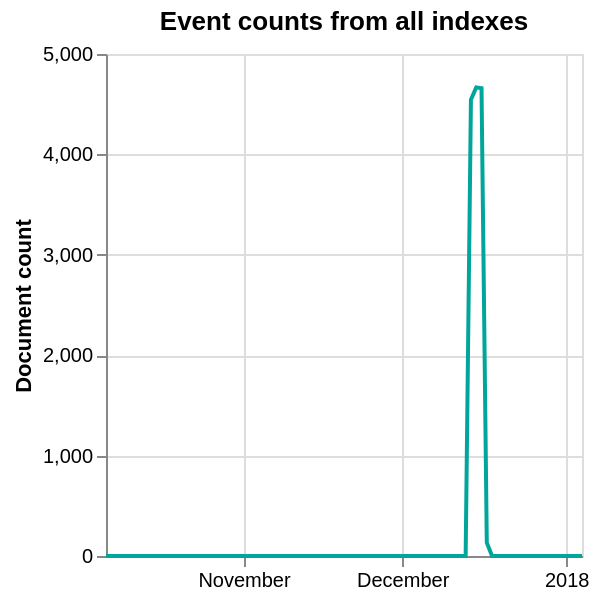

The Vega-Lite source for this figure:
### Vega-Lite specification from a JSON file in a GitHub repository (floating-point values rounded to 4 significant figures)
{"$schema": "https://vega.github.io/schema/vega-lite/v2.json", "title": "Event counts from all indexes", "data": {"format": {"property": "aggregations.time_buckets.buckets"}, "values": {"took": 17, "timed_out": false, "_shards": {"total": 2, "successful": 2, "skipped": 0, "failed": 0}, "hits": {"total": 14005, "max_score": 0, "hits": []}, "aggregations": {"time_buckets": {"buckets": [{"key_as_string": "2017-10-06T00:00:00.000Z", "key": 1507248000000, "doc_count": 0}, {"key_as_string": "2017-10-07T00:00:00.000Z", "key": 1507334400000, "doc_count": 0}, {"key_as_string": "2017-10-08T00:00:00.000Z", "key": 1507420800000, "doc_count": 0}, {"key_as_string": "2017-10-09T00:00:00.000Z", "key": 1507507200000, "doc_count": 0}, {"key_as_string": "2017-10-10T00:00:00.000Z", "key": 1507593600000, "doc_count": 0}, {"key_as_string": "2017-10-11T00:00:00.000Z", "key": 1507680000000, "doc_count": 0}, {"key_as_string": "2017-10-12T00:00:00.000Z", "key": 1507766400000, "doc_count": 0}, {"key_as_string": "2017-10-13T00:00:00.000Z", "key": 1507852800000, "doc_count": 0}, {"key_as_string": "2017-10-14T00:00:00.000Z", "key": 1507939200000, "doc_count": 0}, {"key_as_string": "2017-10-15T00:00:00.000Z", "key": 1508025600000, "doc_count": 0}, {"key_as_string": "2017-10-16T00:00:00.000Z", "key": 1508112000000, "doc_count": 0}, {"key_as_string": "2017-10-17T00:00:00.000Z", "key": 1508198400000, "doc_count": 0}, {"key_as_string": "2017-10-18T00:00:00.000Z", "key": 1508284800000, "doc_count": 0}, {"key_as_string": "2017-10-19T00:00:00.000Z", "key": 1508371200000, "doc_count": 0}, {"key_as_string": "2017-10-20T00:00:00.000Z", "key": 1508457600000, "doc_count": 0}, {"key_as_string": "2017-10-21T00:00:00.000Z", "key": 1508544000000, "doc_count": 0}, {"key_as_string": "2017-10-22T00:00:00.000Z", "key": 1508630400000, "doc_count": 0}, {"key_as_string": "2017-10-23T00:00:00.000Z", "key": 1508716800000, "doc_count": 0}, {"key_as_string": "2017-10-24T00:00:00.000Z", "key": 1508803200000, "doc_count": 0}, {"key_as_string": "2017-10-25T00:00:00.000Z", "key": 1508889600000, "doc_count": 0}, {"key_as_string": "2017-10-26T00:00:00.000Z", "key": 1508976000000, "doc_count": 0}, {"key_as_string": "2017-10-27T00:00:00.000Z", "key": 1509062400000, "doc_count": 0}, {"key_as_string": "2017-10-28T00:00:00.000Z", "key": 1509148800000, "doc_count": 0}, {"key_as_string": "2017-10-29T00:00:00.000Z", "key": 1509235200000, "doc_count": 0}, {"key_as_string": "2017-10-30T00:00:00.000Z", "key": 1509321600000, "doc_count": 0}, {"key_as_string": "2017-10-31T00:00:00.000Z", "key": 1509408000000, "doc_count": 0}, {"key_as_string": "2017-11-01T00:00:00.000Z", "key": 1509494400000, "doc_count": 0}, {"key_as_string": "2017-11-02T00:00:00.000Z", "key": 1509580800000, "doc_count": 0}, {"key_as_string": "2017-11-03T00:00:00.000Z", "key": 1509667200000, "doc_count": 0}, {"key_as_string": "2017-11-04T00:00:00.000Z", "key": 1509753600000, "doc_count": 0}, {"key_as_string": "2017-11-05T00:00:00.000Z", "key": 1509840000000, "doc_count": 0}, {"key_as_string": "2017-11-06T00:00:00.000Z", "key": 1509926400000, "doc_count": 0}, {"key_as_string": "2017-11-07T00:00:00.000Z", "key": 1510012800000, "doc_count": 0}, {"key_as_string": "2017-11-08T00:00:00.000Z", "key": 1510099200000, "doc_count": 0}, {"key_as_string": "2017-11-09T00:00:00.000Z", "key": 1510185600000, "doc_count": 0}, {"key_as_string": "2017-11-10T00:00:00.000Z", "key": 1510272000000, "doc_count": 0}, {"key_as_string": "2017-11-11T00:00:00.000Z", "key": 1510358400000, "doc_count": 0}, {"key_as_string": "2017-11-12T00:00:00.000Z", "key": 1510444800000, "doc_count": 0}, {"key_as_string": "2017-11-13T00:00:00.000Z", "key": 1510531200000, "doc_count": 0}, {"key_as_string": "2017-11-14T00:00:00.000Z", "key": 1510617600000, "doc_count": 0}, {"key_as_string": "2017-11-15T00:00:00.000Z", "key": 1510704000000, "doc_count": 0}, {"key_as_string": "2017-11-16T00:00:00.000Z", "key": 1510790400000, "doc_count": 0}, {"key_as_string": "2017-11-17T00:00:00.000Z", "key": 1510876800000, "doc_count": 0}, {"key_as_string": "2017-11-18T00:00:00.000Z", "key": 1510963200000, "doc_count": 0}, {"key_as_string": "2017-11-19T00:00:00.000Z", "key": 1511049600000, "doc_count": 0}, {"key_as_string": "2017-11-20T00:00:00.000Z", "key": 1511136000000, "doc_count": 0}, {"key_as_string": "2017-11-21T00:00:00.000Z", "key": 1511222400000, "doc_count": 0}, {"key_as_string": "2017-11-22T00:00:00.000Z", "key": 1511308800000, "doc_count": 0}, {"key_as_string": "2017-11-23T00:00:00.000Z", "key": 1511395200000, "doc_count": 0}, {"key_as_string": "2017-11-24T00:00:00.000Z", "key": 1511481600000, "doc_count": 0}, {"key_as_string": "2017-11-25T00:00:00.000Z", "key": 1511568000000, "doc_count": 0}, {"key_as_string": "2017-11-26T00:00:00.000Z", "key": 1511654400000, "doc_count": 0}, {"key_as_string": "2017-11-27T00:00:00.000Z", "key": 1511740800000, "doc_count": 0}, {"key_as_string": "2017-11-28T00:00:00.000Z", "key": 1511827200000, "doc_count": 0}, {"key_as_string": "2017-11-29T00:00:00.000Z", "key": 1511913600000, "doc_count": 0}, {"key_as_string": "2017-11-30T00:00:00.000Z", "key": 1512000000000, "doc_count": 0}, {"key_as_string": "2017-12-01T00:00:00.000Z", "key": 1512086400000, "doc_count": 0}, {"key_as_string": "2017-12-02T00:00:00.000Z", "key": 1512172800000, "doc_count": 0}, {"key_as_string": "2017-12-03T00:00:00.000Z", "key": 1512259200000, "doc_count": 0}, {"key_as_string": "2017-12-04T00:00:00.000Z", "key": 1512345600000, "doc_count": 0}, {"key_as_string": "2017-12-05T00:00:00.000Z", "key": 1512432000000, "doc_count": 0}, {"key_as_string": "2017-12-06T00:00:00.000Z", "key": 1512518400000, "doc_count": 0}, {"key_as_string": "2017-12-07T00:00:00.000Z", "key": 1512604800000, "doc_count": 0}, {"key_as_string": "2017-12-08T00:00:00.000Z", "key": 1512691200000, "doc_count": 0}, {"key_as_string": "2017-12-09T00:00:00.000Z", "key": 1512777600000, "doc_count": 0}, {"key_as_string": "2017-12-10T00:00:00.000Z", "key": 1512864000000, "doc_count": 0}, {"key_as_string": "2017-12-11T00:00:00.000Z", "key": 1512950400000, "doc_count": 0}, {"key_as_string": "2017-12-12T00:00:00.000Z", "key": 1513036800000, "doc_count": 0}, {"key_as_string": "2017-12-13T00:00:00.000Z", "key": 1513123200000, "doc_count": 0}, {"key_as_string": "2017-12-14T00:00:00.000Z", "key": 1513209600000, "doc_count": 4545}, {"key_as_string": "2017-12-15T00:00:00.000Z", "key": 1513296000000, "doc_count": 4667}, {"key_as_string": "2017-12-16T00:00:00.000Z", "key": 1513382400000, "doc_count": 4660}, {"key_as_string": "2017-12-17T00:00:00.000Z", "key": 1513468800000, "doc_count": 133}, {"key_as_string": "2017-12-18T00:00:00.000Z", "key": 1513555200000, "doc_count": 0}, {"key_as_string": "2017-12-19T00:00:00.000Z", "key": 1513641600000, "doc_count": 0}, {"key_as_string": "2017-12-20T00:00:00.000Z", "key": 1513728000000, "doc_count": 0}, {"key_as_string": "2017-12-21T00:00:00.000Z", "key": 1513814400000, "doc_count": 0}, {"key_as_string": "2017-12-22T00:00:00.000Z", "key": 1513900800000, "doc_count": 0}, {"key_as_string": "2017-12-23T00:00:00.000Z", "key": 1513987200000, "doc_count": 0}, {"key_as_string": "2017-12-24T00:00:00.000Z", "key": 1514073600000, "doc_count": 0}, {"key_as_string": "2017-12-25T00:00:00.000Z", "key": 1514160000000, "doc_count": 0}, {"key_as_string": "2017-12-26T00:00:00.000Z", "key": 1514246400000, "doc_count": 0}, {"key_as_string": "2017-12-27T00:00:00.000Z", "key": 1514332800000, "doc_count": 0}, {"key_as_string": "2017-12-28T00:00:00.000Z", "key": 1514419200000, "doc_count": 0}, {"key_as_string": "2017-12-29T00:00:00.000Z", "key": 1514505600000, "doc_count": 0}, {"key_as_string": "2017-12-30T00:00:00.000Z", "key": 1514592000000, "doc_count": 0}, {"key_as_string": "2017-12-31T00:00:00.000Z", "key": 1514678400000, "doc_count": 0}, {"key_as_string": "2018-01-01T00:00:00.000Z", "key": 1514764800000, "doc_count": 0}, {"key_as_string": "2018-01-02T00:00:00.000Z", "key": 1514851200000, "doc_count": 0}, {"key_as_string": "2018-01-03T00:00:00.000Z", "key": 1514937600000, "doc_count": 0}, {"key_as_string": "2018-01-04T00:00:00.000Z", "key": 1515024000000, "doc_count": 0}]}}, "status": 200}}, "mark": "line", "encoding": {"x": {"field": "key", "type": "temporal", "axis": {"title": false}}, "y": {"field": "doc_count", "type": "quantitative", "axis": {"title": "Document count"}}}, "config": {"range": {"category": {"scheme": "elastic"}}, "mark": {"color": "#00A69B"}}, "autosize": {"type": "fit", "contains": "padding"}}
